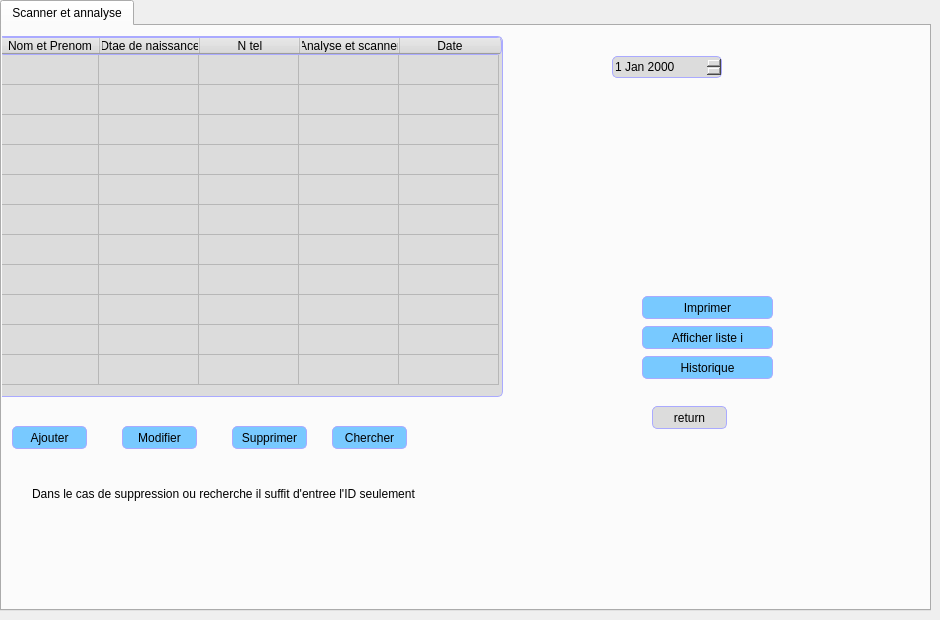
        <widget class="QWidget" name="page_25">
         <widget class="QTabWidget" name="tabWidget_17">
          <property name="geometry">
           <rect>
            <x>0</x>
            <y>0</y>
            <width>931</width>
            <height>611</height>
           </rect>
          </property>
          <widget class="QWidget" name="tab_20">
           <attribute name="title">
            <string>Scanner et annalyse</string>
           </attribute>
           <widget class="QPushButton" name="pushButton_36">
            <property name="geometry">
             <rect>
              <x>650</x>
              <y>380</y>
              <width>75</width>
              <height>23</height>
             </rect>
            </property>
            <property name="styleSheet">
             <string notr="true">QPushButton:checked {
    background-color: qlineargradient(spread:pad, x1:0, y1:0, x2:0, y2:1,   stop:0 rgb(120, 201, 255), stop:1 rgb(120, 0, 255))
}

QPushButton:hover {

	
	background-color: rgb(255, 0, 0);
}
QPushButton {
    background-color: rgb(220,220,220);
 border: 1px solid black;
	border-color: rgb(170, 170, 255);
     border-radius: 5px;
}</string>
            </property>
            <property name="text">
             <string>return</string>
            </property>
           </widget>
           <widget class="QPushButton" name="pushButton_80">
            <property name="geometry">
             <rect>
              <x>330</x>
              <y>400</y>
              <width>75</width>
              <height>23</height>
             </rect>
            </property>
            <property name="styleSheet">
             <string notr="true">QPushButton:checked {
    background-color: qlineargradient(spread:pad, x1:0, y1:0, x2:0, y2:1,   stop:0 rgb(120, 201, 255), stop:1 rgb(120, 0, 255))
}

QPushButton:hover {

	background-color: rgb(170, 255, 255);
}
QPushButton {
     background-color: rgb(120, 201, 255); border: 1px solid black;
	border-color: rgb(170, 170, 255);
     border-radius: 5px;
}</string>
            </property>
            <property name="text">
             <string>Chercher</string>
            </property>
           </widget>
           <widget class="QPushButton" name="pushButton_76">
            <property name="geometry">
             <rect>
              <x>120</x>
              <y>400</y>
              <width>75</width>
              <height>23</height>
             </rect>
            </property>
            <property name="styleSheet">
             <string notr="true">QPushButton:checked {
    background-color: qlineargradient(spread:pad, x1:0, y1:0, x2:0, y2:1,   stop:0 rgb(120, 201, 255), stop:1 rgb(120, 0, 255))
}

QPushButton:hover {

	background-color: rgb(170, 255, 255);
}
QPushButton {
     background-color: rgb(120, 201, 255); border: 1px solid black;
	border-color: rgb(170, 170, 255);
     border-radius: 5px;
}</string>
            </property>
            <property name="text">
             <string>Modifier</string>
            </property>
           </widget>
           <widget class="QPushButton" name="pushButton_78">
            <property name="geometry">
             <rect>
              <x>640</x>
              <y>330</y>
              <width>131</width>
              <height>23</height>
             </rect>
            </property>
            <property name="styleSheet">
             <string notr="true">QPushButton:checked {
    background-color: qlineargradient(spread:pad, x1:0, y1:0, x2:0, y2:1,   stop:0 rgb(120, 201, 255), stop:1 rgb(120, 0, 255))
}

QPushButton:hover {

	background-color: rgb(170, 255, 255);
}
QPushButton {
     background-color: rgb(120, 201, 255); border: 1px solid black;
	border-color: rgb(170, 170, 255);
     border-radius: 5px;
}</string>
            </property>
            <property name="text">
             <string>Historique</string>
            </property>
           </widget>
           <widget class="QTableWidget" name="tableWidget">
            <property name="geometry">
             <rect>
              <x>-90</x>
              <y>10</y>
              <width>591</width>
              <height>361</height>
             </rect>
            </property>
            <property name="styleSheet">
             <string notr="true">background-color: rgb(220,220,220);
 border: 1px solid black;
	border-color: rgb(170, 170, 255);
     border-radius: 5px;</string>
            </property>
            <row>
             <property name="text">
              <string>Nouvelle ligne</string>
             </property>
            </row>
            <row>
             <property name="text">
              <string>Nouvelle ligne</string>
             </property>
            </row>
            <row>
             <property name="text">
              <string>Nouvelle ligne</string>
             </property>
            </row>
            <row>
             <property name="text">
              <string>Nouvelle ligne</string>
             </property>
            </row>
            <row>
             <property name="text">
              <string>Nouvelle ligne</string>
             </property>
            </row>
            <row>
             <property name="text">
              <string>Nouvelle ligne</string>
             </property>
            </row>
            <row>
             <property name="text">
              <string>Nouvelle ligne</string>
             </property>
            </row>
            <row>
             <property name="text">
              <string>Nouvelle ligne</string>
             </property>
            </row>
            <row>
             <property name="text">
              <string>Nouvelle ligne</string>
             </property>
            </row>
            <row>
             <property name="text">
              <string>Nouvelle ligne</string>
             </property>
            </row>
            <row>
             <property name="text">
              <string>Nouvelle ligne</string>
             </property>
            </row>
            <column>
             <property name="text">
              <string>Nom et Prenom</string>
             </property>
            </column>
            <column>
             <property name="text">
              <string>Dtae de naissance</string>
             </property>
            </column>
            <column>
             <property name="text">
              <string>N tel</string>
             </property>
            </column>
            <column>
             <property name="text">
              <string>Analyse et scanner</string>
             </property>
            </column>
            <column>
             <property name="text">
              <string>Date</string>
             </property>
            </column>
           </widget>
           <widget class="QPushButton" name="pushButton_82">
            <property name="geometry">
             <rect>
              <x>230</x>
              <y>400</y>
              <width>75</width>
              <height>23</height>
             </rect>
            </property>
            <property name="styleSheet">
             <string notr="true">QPushButton:checked {
    background-color: qlineargradient(spread:pad, x1:0, y1:0, x2:0, y2:1,   stop:0 rgb(120, 201, 255), stop:1 rgb(120, 0, 255))
}

QPushButton:hover {

	background-color: rgb(170, 255, 255);
}
QPushButton {
     background-color: rgb(120, 201, 255); border: 1px solid black;
	border-color: rgb(170, 170, 255);
     border-radius: 5px;
}</string>
            </property>
            <property name="text">
             <string>Supprimer</string>
            </property>
           </widget>
           <widget class="QPushButton" name="pushButton_79">
            <property name="geometry">
             <rect>
              <x>10</x>
              <y>400</y>
              <width>75</width>
              <height>23</height>
             </rect>
            </property>
            <property name="styleSheet">
             <string notr="true">QPushButton:checked {
    background-color: qlineargradient(spread:pad, x1:0, y1:0, x2:0, y2:1,   stop:0 rgb(120, 201, 255), stop:1 rgb(120, 0, 255))
}

QPushButton:hover {

	background-color: rgb(170, 255, 255);
}
QPushButton {
     background-color: rgb(120, 201, 255); border: 1px solid black;
	border-color: rgb(170, 170, 255);
     border-radius: 5px;
}</string>
            </property>
            <property name="text">
             <string>Ajouter</string>
            </property>
           </widget>
           <widget class="QDateEdit" name="dateEdit_5">
            <property name="geometry">
             <rect>
              <x>610</x>
              <y>30</y>
              <width>110</width>
              <height>22</height>
             </rect>
            </property>
            <property name="styleSheet">
             <string notr="true">background-color: rgb(220,220,220);
 border: 1px solid black;
	border-color: rgb(170, 170, 255);
     border-radius: 5px;</string>
            </property>
           </widget>
           <widget class="QPushButton" name="pushButton_81">
            <property name="geometry">
             <rect>
              <x>640</x>
              <y>270</y>
              <width>131</width>
              <height>23</height>
             </rect>
            </property>
            <property name="styleSheet">
             <string notr="true">QPushButton:checked {
    background-color: qlineargradient(spread:pad, x1:0, y1:0, x2:0, y2:1,   stop:0 rgb(120, 201, 255), stop:1 rgb(120, 0, 255))
}

QPushButton:hover {

	background-color: rgb(170, 255, 255);
}
QPushButton {
     background-color: rgb(120, 201, 255); border: 1px solid black;
	border-color: rgb(170, 170, 255);
     border-radius: 5px;
}</string>
            </property>
            <property name="text">
             <string>Imprimer</string>
            </property>
           </widget>
           <widget class="QPushButton" name="pushButton_77">
            <property name="geometry">
             <rect>
              <x>640</x>
              <y>300</y>
              <width>131</width>
              <height>23</height>
             </rect>
            </property>
            <property name="styleSheet">
             <string notr="true">QPushButton:checked {
    background-color: qlineargradient(spread:pad, x1:0, y1:0, x2:0, y2:1,   stop:0 rgb(120, 201, 255), stop:1 rgb(120, 0, 255))
}

QPushButton:hover {

	background-color: rgb(170, 255, 255);
}
QPushButton {
     background-color: rgb(120, 201, 255); border: 1px solid black;
	border-color: rgb(170, 170, 255);
     border-radius: 5px;
}</string>
            </property>
            <property name="text">
             <string>Afficher liste i</string>
            </property>
           </widget>
           <widget class="QLabel" name="label_41">
            <property name="geometry">
             <rect>
              <x>30</x>
              <y>460</y>
              <width>451</width>
              <height>16</height>
             </rect>
            </property>
            <property name="text">
             <string>Dans le cas de suppression ou recherche il suffit d'entree l'ID seulement</string>
            </property>
           </widget>
          </widget>
         </widget>
        </widget>
